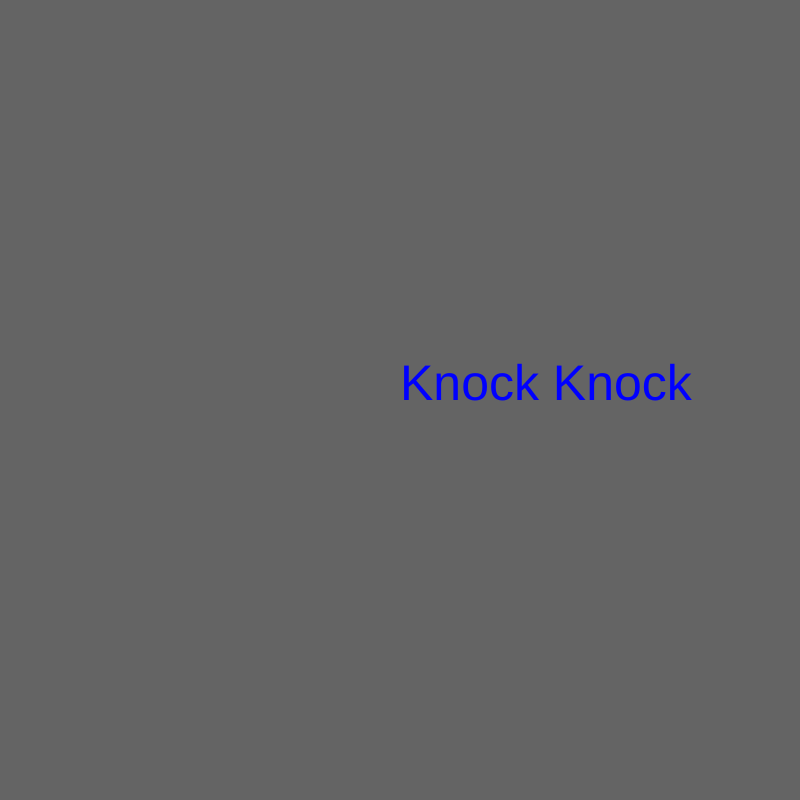
Frame 1 (no input)
Frame 60 (no input): identical to frame 1, image omitted
Frame 120 (the mouse pressed at the canvas centre since frame 60): identical to frame 1, image omitted

The p5.js sketch that drew this single still picture (run headless with seeded random() and noise() and a simulated clock; from frame 60 on, the mouse is pressed at the canvas centre):

// p5.js sketch
// ── sketch.js
var myState = 0;
var myTimer = 0;


function setup() {
  // put setup code here
  createCanvas(800, 800);
}

function draw() {
  // put drawing code here
  background(100);

  switch (myState) {
    case 0:
      fill('blue');
      textSize(50);
      text("Knock Knock", width / 2, height / 2);
      myTimer++;

      if (myTimer >= 150) {
        myState++;
        myTimer = 0;
      }

      break;

    case 1:
      fill('red');
      textSize(50);
      text("Who's there?", width / 16, height / 2);
      myTimer++;

      if (myTimer >= 150) {
        myState++;
        myTimer = 0;
      }

      break;

    case 2:
      fill('blue');
      textSize(50);
      text("Merry.", width / 2, height / 2);
      myTimer++;

      if (myTimer >= 150) {
        myState++;
        myTimer = 0;
      }

      break;

      case 3:
        fill('red');
        textSize(50);
      text("Merry who?", width / 16, height / 2);
      myTimer++;

      if (myTimer >= 150) {
        myState++;
        myTimer = 0;
      }

      break;

      case 4:
        fill('blue');
        textSize(50);
      text("Merry Christmas!", width / 2, height / 2);
      myTimer++;

      if (myTimer >= 150) {
        myState = 0;
        myTimer = 0;
      }

      break;
      }

}
